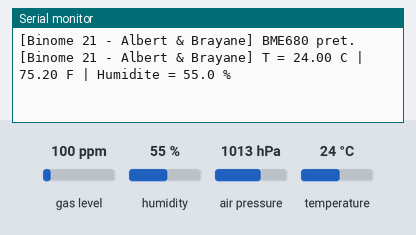
Bench run of a program on a simulated ESP32. Shown: the last lines printed to the serial monitor. The inputs (shaded band) are chosen by the test bench; at power-on: humidity 55 %, temperature 24 °C, gas level 100 ppm, air pressure 1013 hPa.

Above: at 2.2 s.
2.3 s: humidity set to 22 %
At 4.2 s:
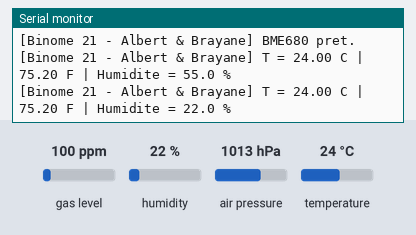
5.2 s: temperature set to 12 °C
At 6.6 s:
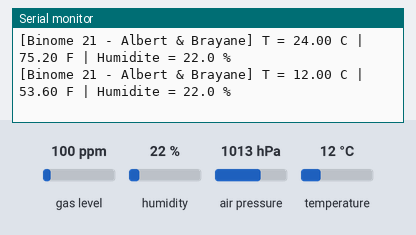
8.1 s: humidity set to 40 %
At 10.2 s:
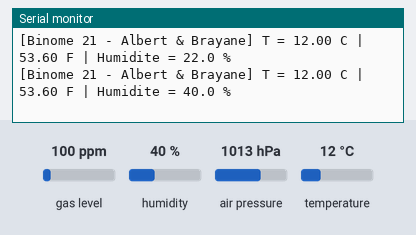
Timing chart, 0 to 11.7 s (numbered marks = the images above; inputs shaded):
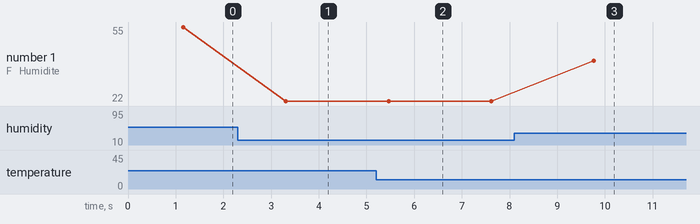

Measured:
- after the input at 2.3 s, the serial monitor: prints a new line after 1.0 s (image 1)
- after the input at 5.2 s, the serial monitor: prints a new line after 0.26 s (image 2)
- after the input at 8.1 s, the serial monitor: prints a new line after 1.7 s (image 3)
- plotted number 1: 55 → 22 after the input at 2.3 s, 22 → 40 after the input at 8.1 s

The program:

main.cpp
```cpp
// ============================================================================
// [2.1.1] SEN-BME680 via I2C : temperature (C et F) + humidite sur le moniteur serie
// Binome 21 - Albert & Brayane
// Bus I2C : SDA = GPIO21, SCL = GPIO22 | adresse BME680 = 0x77 (confirmee au scan)
// Librairies : Adafruit BME680 Library (+ Adafruit Unified Sensor)
// ============================================================================
#include <Arduino.h>
#include <Wire.h>
#include <Adafruit_Sensor.h>
#include <Adafruit_BME680.h>

const char* PREFIX = "[Binome 21 - Albert & Brayane]";
Adafruit_BME680 bme;                               // par defaut en I2C (bus Wire)

void setup() {
    Serial.begin(115200);
    delay(1000);
    Wire.begin(21, 22);                            // SDA = GPIO21, SCL = GPIO22

    if (!bme.begin(0x77)) {                         // 0x77 = adresse confirmee au scan I2C
        Serial.print(PREFIX);
        Serial.println(" BME680 introuvable ! Verifier cablage / adresse (0x76 ?)");
        while (true) delay(1000);                   // on bloque tant que le capteur n'est pas vu
    }

    // --- Configuration du capteur (voir le detail de chaque ligne dans le rapport) ---
    bme.setTemperatureOversampling(BME680_OS_8X);   // moyenne de 8 mesures -> moins de bruit
    bme.setHumidityOversampling(BME680_OS_2X);
    bme.setPressureOversampling(BME680_OS_4X);
    bme.setIIRFilterSize(BME680_FILTER_SIZE_3);     // filtre interne -> lisse les a-coups (temp/pression)
    bme.setGasHeater(320, 150);                     // chauffe la plaque gaz : POSTE LE PLUS COUTEUX
    // Remarque conso : ici on ne lit PAS le gaz -> setGasHeater(0, 0) economiserait de l'energie.

    Serial.print(PREFIX); Serial.println(" BME680 pret.");
}

void loop() {
    if (!bme.performReading()) {                    // declenche UNE mesure (mode force), puis le capteur se rendort
        Serial.print(PREFIX); Serial.println(" Echec de lecture");
        delay(2000);
        return;
    }

    float tC = bme.temperature;
    float tF = tC * 9.0 / 5.0 + 32.0;               // Celsius -> Fahrenheit
    float h  = bme.humidity;

    Serial.print(PREFIX);
    Serial.printf(" T = %.2f C | %.2f F | Humidite = %.1f %%\n", tC, tF, h);

    delay(2000);
}
```
